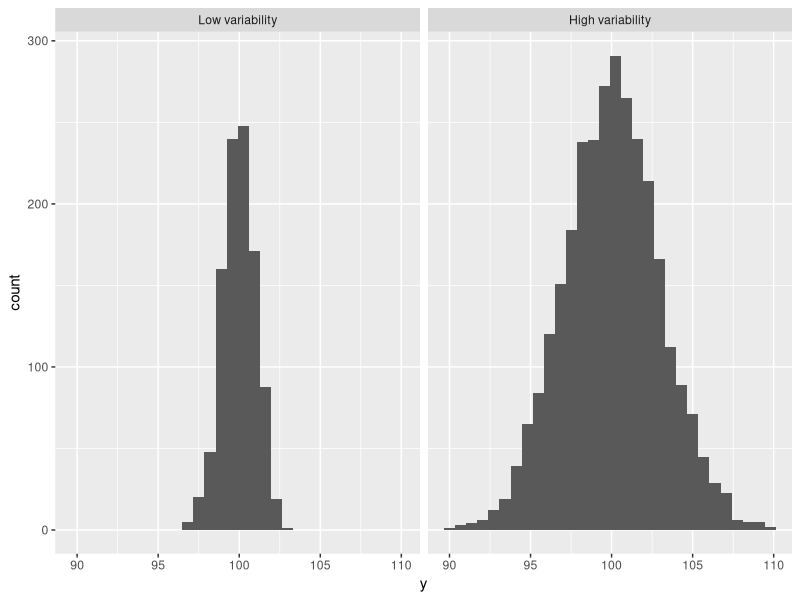

Source code (R):
## ---- chunk 1
library(tidyverse)
## ---- chunk 2
set.seed(1234)
df <- expand.grid(v=c(1,3,3,3), i=1:1000) %>% 
  as.data.frame %>%
  mutate(y = rnorm(length(.$i), 100, v)) %>% 
  mutate(samp = factor(v, labels=c("Low variability", "High variability")))
## ---- chunk 3
df %>% 
  ggplot(aes(y)) + 
  geom_histogram() + 
  facet_grid(~samp) +
  scale_color_discrete("")
